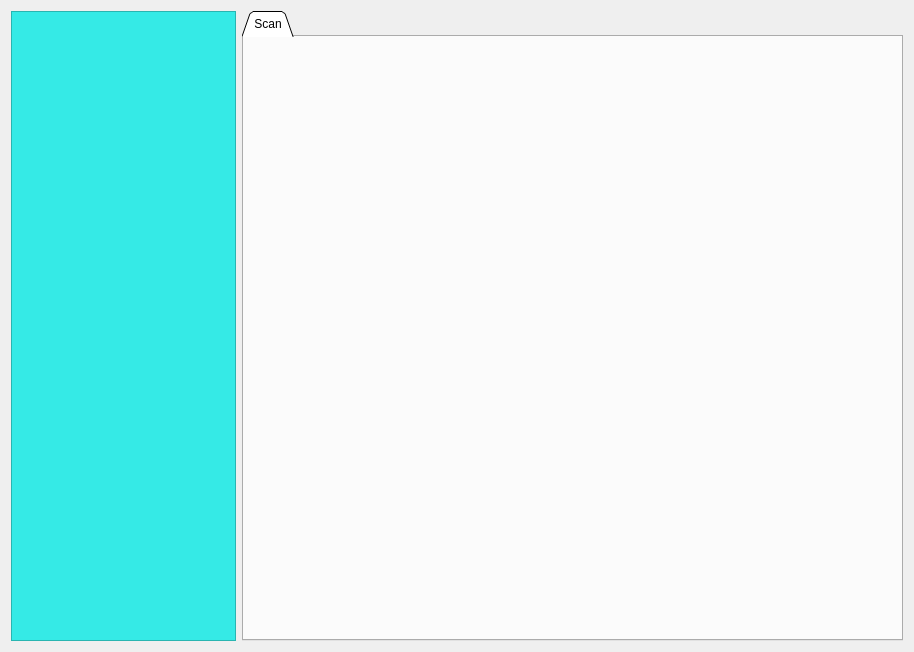
<?xml version="1.0" encoding="UTF-8"?>
<ui version="4.0">
 <class>clamav_gui</class>
 <widget class="QWidget" name="clamav_gui">
  <property name="geometry">
   <rect>
    <x>0</x>
    <y>0</y>
    <width>914</width>
    <height>652</height>
   </rect>
  </property>
  <property name="windowTitle">
   <string>ClamAV-GUI</string>
  </property>
  <property name="windowIcon">
   <iconset resource="../resources.qrc">
    <normaloff>:/icons/icons/Clam.png</normaloff>:/icons/icons/Clam.png</iconset>
  </property>
  <layout class="QGridLayout" name="gridLayout">
   <item row="0" column="1">
    <widget class="QTabWidget" name="tabWidget">
     <property name="tabShape">
      <enum>QTabWidget::Triangular</enum>
     </property>
     <property name="currentIndex">
      <number>0</number>
     </property>
     <property name="iconSize">
      <size>
       <width>28</width>
       <height>28</height>
      </size>
     </property>
     <widget class="QWidget" name="tab">
      <property name="maximumSize">
       <size>
        <width>16777215</width>
        <height>450</height>
       </size>
      </property>
      <attribute name="title">
       <string>Scan</string>
      </attribute>
     </widget>
    </widget>
   </item>
   <item row="0" column="0">
    <widget class="myFrame" name="frame">
     <property name="minimumSize">
      <size>
       <width>225</width>
       <height>0</height>
      </size>
     </property>
     <property name="styleSheet">
      <string notr="true">background-color:#35eae6;</string>
     </property>
     <property name="frameShape">
      <enum>QFrame::StyledPanel</enum>
     </property>
     <property name="frameShadow">
      <enum>QFrame::Raised</enum>
     </property>
    </widget>
   </item>
  </layout>
 </widget>
 <customwidgets>
  <customwidget>
   <class>myFrame</class>
   <extends>QFrame</extends>
   <header>src/myframe.h</header>
   <container>1</container>
  </customwidget>
 </customwidgets>
 <resources>
  <include location="../resources.qrc"/>
 </resources>
 <connections>
  <connection>
   <sender>clamav_gui</sender>
   <signal>destroyed()</signal>
   <receiver>clamav_gui</receiver>
   <slot>slot_hideWindow()</slot>
   <hints>
    <hint type="sourcelabel">
     <x>199</x>
     <y>149</y>
    </hint>
    <hint type="destinationlabel">
     <x>199</x>
     <y>149</y>
    </hint>
   </hints>
  </connection>
 </connections>
 <slots>
  <slot>slot_hideWindow()</slot>
 </slots>
</ui>
